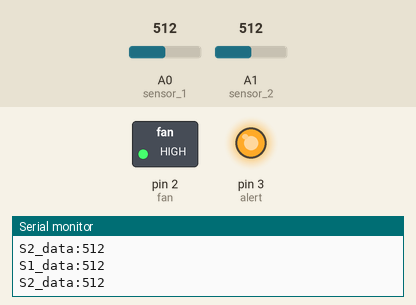
Simulated run of this sketch. Board: Arduino Uno, built with avr-gcc and run on an emulated ATmega328P. Parts: switched loads named in the sketch (green lamp = pin HIGH), output pins drawn as LEDs (lit = HIGH), the last lines printed to the serial monitor. The inputs (shaded band) are chosen by the test bench; at power-on: A1 (sensor_2) = 512, A0 (sensor_1) = 512.

Above: at 1.8 s.
1.9 s: A1 (sensor_2) set to 106
4.2 s: A1 (sensor_2) set to 93
At 6.7 s:
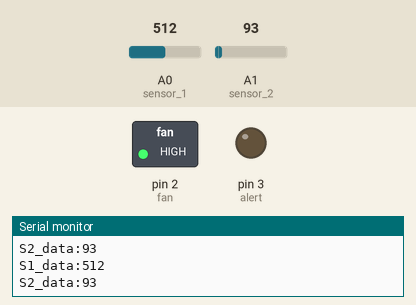
7.5 s: A1 (sensor_2) set to 110
At 10.2 s:
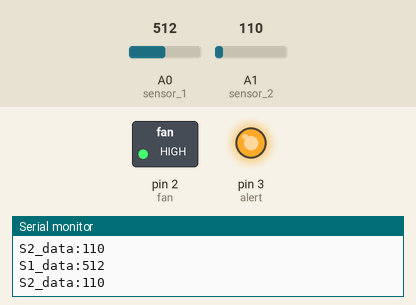
10.5 s: A0 (sensor_1) set to 48
13.2 s: A0 (sensor_1) set to 42
At 16.2 s:
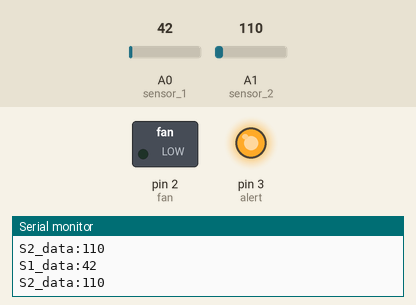
16.5 s: A0 (sensor_1) set to 110
At 18.5 s:
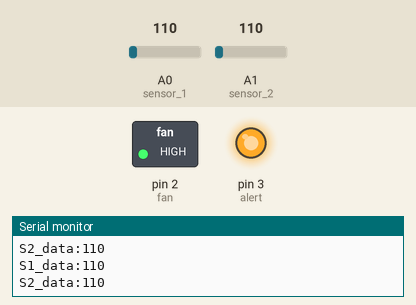
Timing chart, 0 to 20.0 s (numbered marks = the images above; inputs shaded):
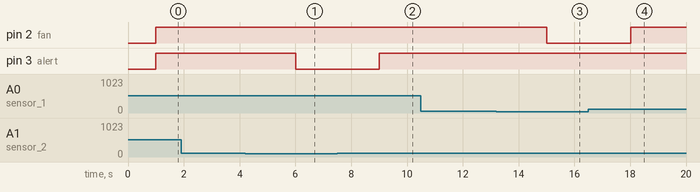

Measured:
- the behaviour switches between 101 and 100 on A1 (sensor_2) (found by bisection; images 0 and 1)
- the behaviour switches between 46 and 45 on A0 (sensor_1) (found by bisection; images 2 and 3)
- after the input at 4.2 s, pin 3 (alert): HIGH → LOW after 1.8 s
- after the input at 7.5 s, pin 3 (alert): LOW → HIGH after 1.5 s
- after the input at 13.2 s, pin 2 (fan): HIGH → LOW after 1.8 s
- after the input at 16.5 s, pin 2 (fan): LOW → HIGH after 1.5 s

The sketch:

sketch_jun08a.ino
```cpp
#define sensor_1 A0
#define sensor_2 A1

#define fan 2     //motor
#define alert 3  //LED

int data1;
int data2;
void setup()
{
  Serial.begin(9600);
  pinMode(fan, OUTPUT);
  pinMode(alert, OUTPUT);
}

void loop()
{
  data1 = analogRead(sensor_1);  //temp
  data2 = analogRead(sensor_2);  //gas

  Serial.println("S1_data:" + String(data1));
  Serial.println("S2_data:" + String(data2));
  delay(1000);
  if (data1 > 45)
  {
    digitalWrite(fan, HIGH);
  }
  else
  {
    digitalWrite(fan, LOW);
  }

  if (data2 > 100)
  {
    digitalWrite(alert, HIGH);
  }
  else
  {
    digitalWrite(alert, LOW);
  }
}
```
